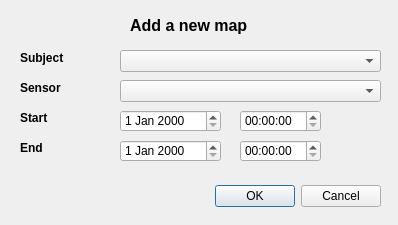
<?xml version="1.0" encoding="UTF-8"?>
<ui version="4.0">
 <class>Dialog</class>
 <widget class="QDialog" name="Dialog">
  <property name="geometry">
   <rect>
    <x>0</x>
    <y>0</y>
    <width>398</width>
    <height>225</height>
   </rect>
  </property>
  <property name="windowTitle">
   <string>Labeling App</string>
  </property>
  <widget class="QDialogButtonBox" name="buttonBox">
   <property name="geometry">
    <rect>
     <x>40</x>
     <y>180</y>
     <width>341</width>
     <height>32</height>
    </rect>
   </property>
   <property name="orientation">
    <enum>Qt::Horizontal</enum>
   </property>
   <property name="standardButtons">
    <set>QDialogButtonBox::Cancel|QDialogButtonBox::Ok</set>
   </property>
  </widget>
  <widget class="QLabel" name="label_subject">
   <property name="geometry">
    <rect>
     <x>20</x>
     <y>50</y>
     <width>55</width>
     <height>16</height>
    </rect>
   </property>
   <property name="font">
    <font>
     <weight>75</weight>
     <bold>true</bold>
    </font>
   </property>
   <property name="text">
    <string>Subject</string>
   </property>
  </widget>
  <widget class="QLabel" name="label_sensor">
   <property name="geometry">
    <rect>
     <x>20</x>
     <y>80</y>
     <width>55</width>
     <height>16</height>
    </rect>
   </property>
   <property name="font">
    <font>
     <weight>75</weight>
     <bold>true</bold>
    </font>
   </property>
   <property name="text">
    <string>Sensor</string>
   </property>
  </widget>
  <widget class="QLabel" name="label_start_dt">
   <property name="geometry">
    <rect>
     <x>20</x>
     <y>110</y>
     <width>71</width>
     <height>16</height>
    </rect>
   </property>
   <property name="font">
    <font>
     <weight>75</weight>
     <bold>true</bold>
    </font>
   </property>
   <property name="text">
    <string>Start</string>
   </property>
  </widget>
  <widget class="QLabel" name="label_end_dt">
   <property name="geometry">
    <rect>
     <x>20</x>
     <y>140</y>
     <width>71</width>
     <height>16</height>
    </rect>
   </property>
   <property name="font">
    <font>
     <weight>75</weight>
     <bold>true</bold>
    </font>
   </property>
   <property name="text">
    <string>End</string>
   </property>
  </widget>
  <widget class="QLabel" name="label_new_map">
   <property name="geometry">
    <rect>
     <x>130</x>
     <y>10</y>
     <width>161</width>
     <height>31</height>
    </rect>
   </property>
   <property name="font">
    <font>
     <pointsize>12</pointsize>
     <weight>75</weight>
     <bold>true</bold>
    </font>
   </property>
   <property name="text">
    <string>Add a new map</string>
   </property>
  </widget>
  <widget class="QComboBox" name="comboBox_subject">
   <property name="geometry">
    <rect>
     <x>120</x>
     <y>50</y>
     <width>261</width>
     <height>22</height>
    </rect>
   </property>
  </widget>
  <widget class="QComboBox" name="comboBox_sensor">
   <property name="geometry">
    <rect>
     <x>120</x>
     <y>80</y>
     <width>261</width>
     <height>22</height>
    </rect>
   </property>
  </widget>
  <widget class="QDateEdit" name="dateEdit_start">
   <property name="geometry">
    <rect>
     <x>120</x>
     <y>110</y>
     <width>101</width>
     <height>22</height>
    </rect>
   </property>
  </widget>
  <widget class="QDateEdit" name="dateEdit_end">
   <property name="geometry">
    <rect>
     <x>120</x>
     <y>140</y>
     <width>101</width>
     <height>22</height>
    </rect>
   </property>
  </widget>
  <widget class="QTimeEdit" name="timeEdit_start">
   <property name="geometry">
    <rect>
     <x>240</x>
     <y>110</y>
     <width>81</width>
     <height>22</height>
    </rect>
   </property>
  </widget>
  <widget class="QTimeEdit" name="timeEdit_end">
   <property name="geometry">
    <rect>
     <x>240</x>
     <y>140</y>
     <width>81</width>
     <height>22</height>
    </rect>
   </property>
  </widget>
 </widget>
 <tabstops>
  <tabstop>comboBox_subject</tabstop>
  <tabstop>comboBox_sensor</tabstop>
  <tabstop>dateEdit_start</tabstop>
  <tabstop>timeEdit_start</tabstop>
  <tabstop>dateEdit_end</tabstop>
  <tabstop>timeEdit_end</tabstop>
 </tabstops>
 <resources/>
 <connections>
  <connection>
   <sender>buttonBox</sender>
   <signal>accepted()</signal>
   <receiver>Dialog</receiver>
   <slot>accept()</slot>
   <hints>
    <hint type="sourcelabel">
     <x>218</x>
     <y>211</y>
    </hint>
    <hint type="destinationlabel">
     <x>157</x>
     <y>224</y>
    </hint>
   </hints>
  </connection>
  <connection>
   <sender>buttonBox</sender>
   <signal>rejected()</signal>
   <receiver>Dialog</receiver>
   <slot>reject()</slot>
   <hints>
    <hint type="sourcelabel">
     <x>286</x>
     <y>211</y>
    </hint>
    <hint type="destinationlabel">
     <x>286</x>
     <y>224</y>
    </hint>
   </hints>
  </connection>
 </connections>
</ui>
